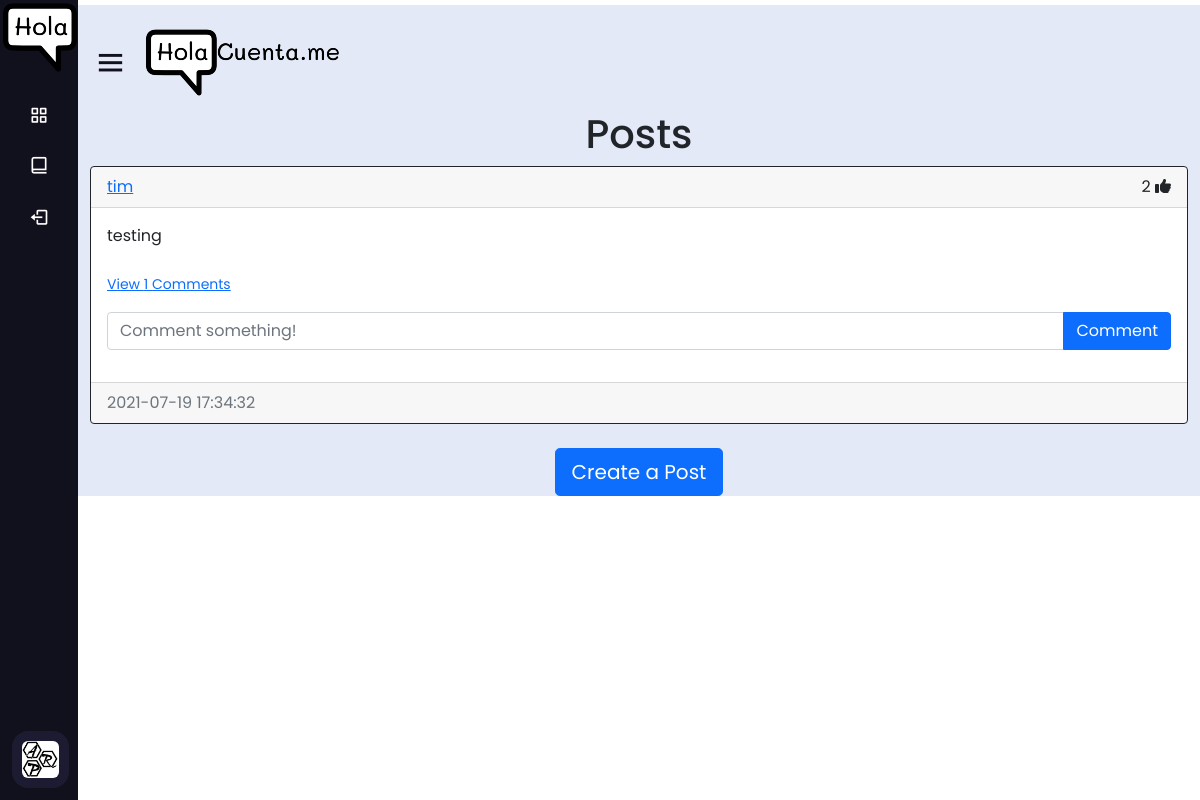
Before: /home (signed in) with the older database file.
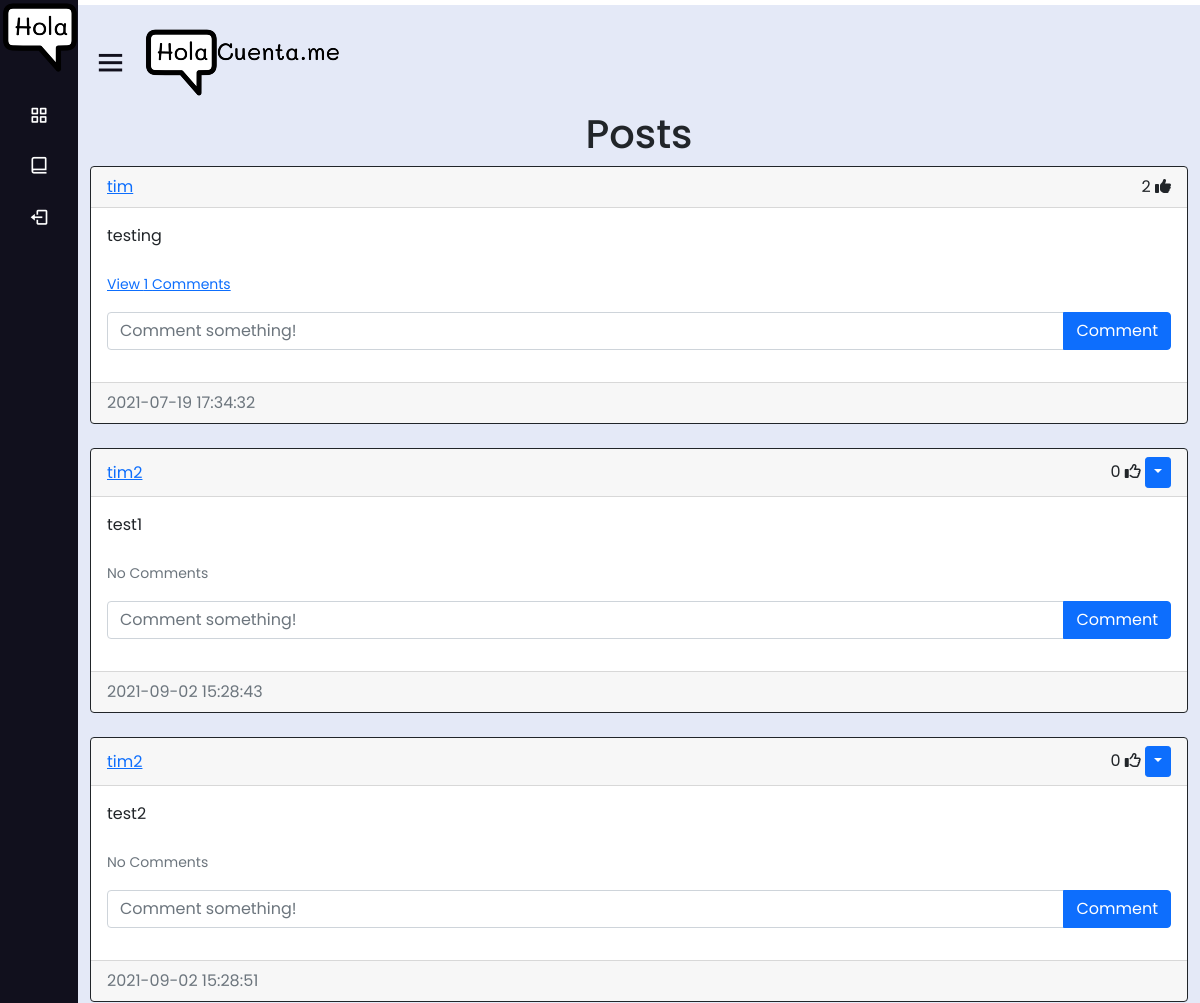
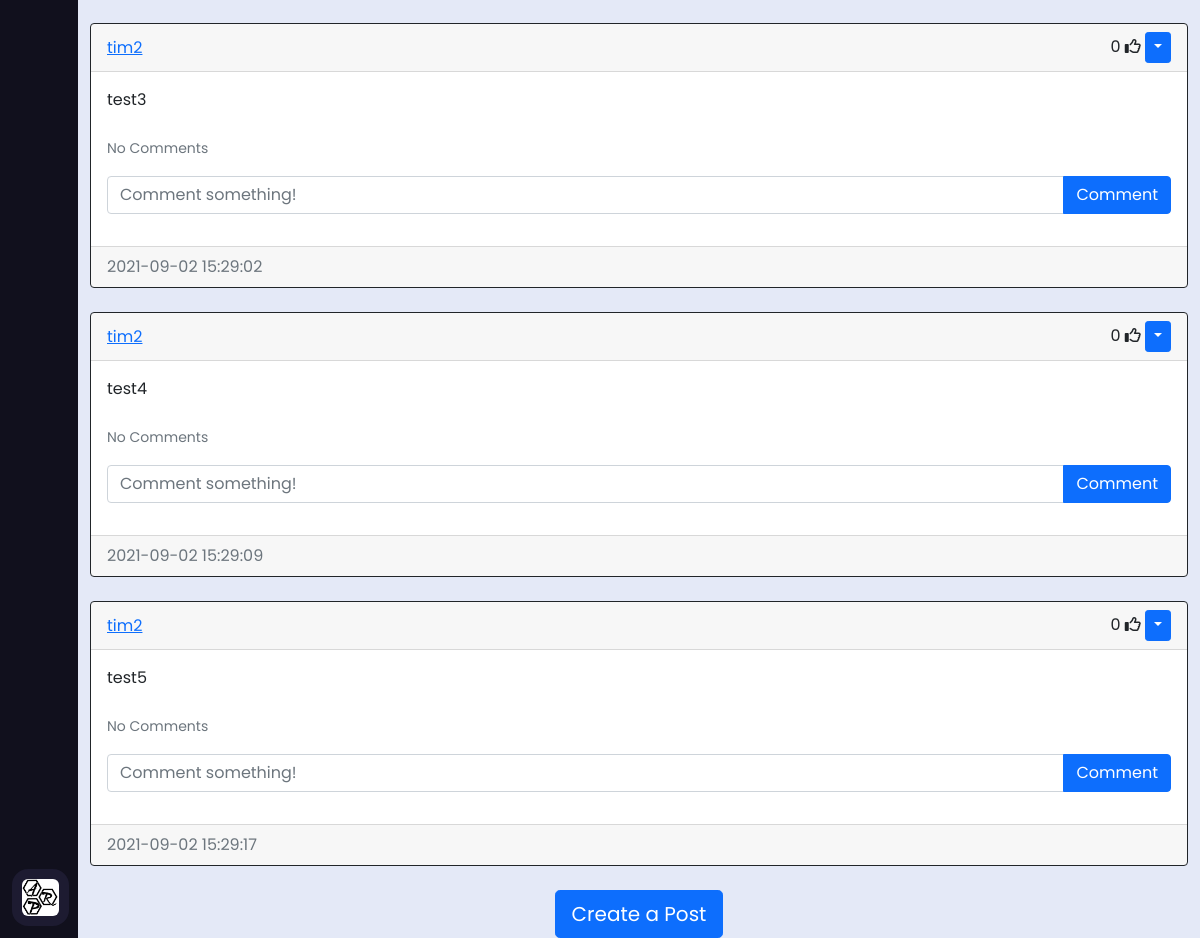
After: the same page with the newer database file (2 pictures, top to bottom).
### website/models.py (models this page shows)
class Post(db.Model):
    id = db.Column(db.Integer, primary_key=True)
    text = db.Column(db.Text, nullable=False)
    date_created = db.Column(db.DateTime(timezone=True), default=func.now())
    author = db.Column(db.Integer, db.ForeignKey(
        'user.id', ondelete="CASCADE"), nullable=False)
    comments = db.relationship('Comment', backref='post', passive_deletes=True)
    likes = db.relationship('Like', backref='post', passive_deletes=True)

class User(db.Model, UserMixin):
    id = db.Column(db.Integer, primary_key=True)
    email = db.Column(db.String(150), unique=True)
    username = db.Column(db.String(150), unique=True)
    password = db.Column(db.String(150))
    date_created = db.Column(db.DateTime(timezone=True), default=func.now())
    posts = db.relationship('Post', backref='user', passive_deletes=True)
    comments = db.relationship('Comment', backref='user', passive_deletes=True)
    likes = db.relationship('Like', backref='user', passive_deletes=True)

### website/views.py (the view)
@views.route("/")
@views.route("/home")
@login_required
def home():
    posts = Post.query.all()
    return render_template("home.html", user=current_user, posts=posts)

### website/__init__.py (called while the page is built)
def create_app():
    app = Flask(__name__)
    app.config['SECRET_KEY'] = "helloworld"
    app.config['SQLALCHEMY_DATABASE_URI'] = f'sqlite:///{DB_NAME}'
    db.init_app(app)
    from .views import views
    from .auth import auth
    app.register_blueprint(views, url_prefix="/")
    app.register_blueprint(auth, url_prefix="/")
    from .models import User, Post, Comment, Like
    create_database(app)
    login_manager = LoginManager()
    login_manager.login_view = "auth.login"
    login_manager.init_app(app)
    @login_manager.user_loader
    def load_user(id):
        return User.query.get(int(id))
    return app

### website/templates/home.html
{% extends "posts_div.html" %} {% block title %}Home{% endblock %}

### website/templates/posts_div.html (shortened to what this page needs)
{% extends "base.html" %} {% block title %}Home{% endblock %} {% block content
%}
<h1 align="center">{% block header %}Posts{% endblock %}</h1>
<div id="posts">
  {% for post in posts %}
  <div class="card border-dark">
    <div class="card-header d-flex justify-content-between align-items-center">
      <a href="/posts/{{post.user.username}}">{{post.user.username}}</a>
      <div>
        <span id="likes-count-{{post.id}}">
        {{ post.likes|length }}</span>
        {% if user.id in post.likes|map(attribute="author")|list %}
        <i
          class="fas fa-thumbs-up"
          id="like-button-{{post.id}}"
          onclick="like({{post.id}})"
        ></i>
        {% else %}
        <i
          class="far fa-thumbs-up"
          id="like-button-{{post.id}}"
          onclick="like({{post.id}})"
        ></i>
        {% endif %} {% if user.id == post.author %}
        <div class="btn-group">
          <button
            type="button"
            class="btn btn-sm btn-primary dropdown-toggle"
            data-bs-toggle="dropdown"
          ></button>
        </div>
        {% endif %}
      </div>
    </div>
    <div class="card-body">
      <div class="card-text">{{post.text}}</div>
      <br />
      <p class="card-text">
        {% if post.comments|length > 0 %}
        <a data-bs-toggle="collapse" href="#comments-{{post.id}}" role="button">
          <small>View {{post.comments|length}} Comments</small>
        </a>
        {% else %}
        <small class="text-muted">No Comments</small>
        {% endif %}
      </p>
      <form
        class="input-group mb-3"
        method="POST"
        action="/create-comment/{{post.id}}"
      >
        <input
          type="text"
          id="text"
          name="text"
          class="form-control"
          placeholder="Comment something!"
        />
        <button type="submit" class="btn btn-primary">Comment</button>
      </form>
    </div>
    <div class="card-footer text-muted">{{post.date_created}}</div>
  </div>
  <br /> {% endfor %}
</div>
{% block footer %}
<div align="center">
  <a href="/create-post"
    ><button type="button" class="btn btn-primary btn-lg">
      Create a Post
    </button></a
  >
</div>
{% endblock %} {% endblock %}

Changed rows visible on the page:
added Post: user.username "tim2", likes|length "0", text "test1", shows "No Comments", date_created "2021-09-02 15:28:43"
added Post: user.username "tim2", likes|length "0", text "test2", shows "No Comments", date_created "2021-09-02 15:28:51"
added Post: user.username "tim2", likes|length "0", text "test3", shows "No Comments", date_created "2021-09-02 15:29:02"
added Post: user.username "tim2", likes|length "0", text "test4", shows "No Comments", date_created "2021-09-02 15:29:09"
added Post: user.username "tim2", likes|length "0", text "test5", shows "No Comments", date_created "2021-09-02 15:29:17"
